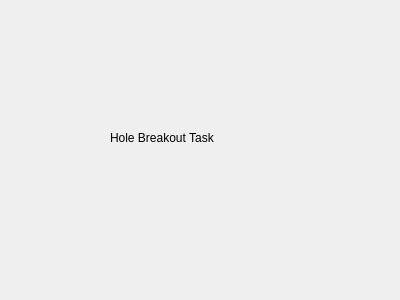
<?xml version="1.0" encoding="UTF-8"?>
<ui version="4.0">
 <class>Form</class>
 <widget class="QWidget" name="Form">
  <property name="geometry">
   <rect>
    <x>0</x>
    <y>0</y>
    <width>400</width>
    <height>300</height>
   </rect>
  </property>
  <property name="windowTitle">
   <string>Form</string>
  </property>
  <widget class="QLabel" name="label">
   <property name="geometry">
    <rect>
     <x>110</x>
     <y>130</y>
     <width>121</width>
     <height>16</height>
    </rect>
   </property>
   <property name="text">
    <string>Hole Breakout Task</string>
   </property>
  </widget>
 </widget>
 <resources/>
 <connections/>
</ui>
